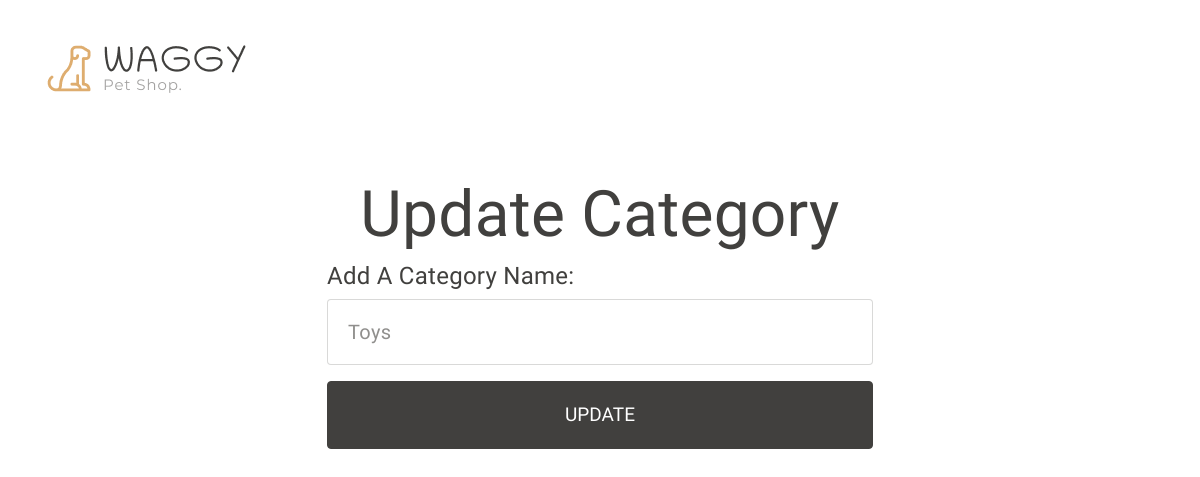
/update_category/1 (signed in), run on an earlier commit of the app's database.
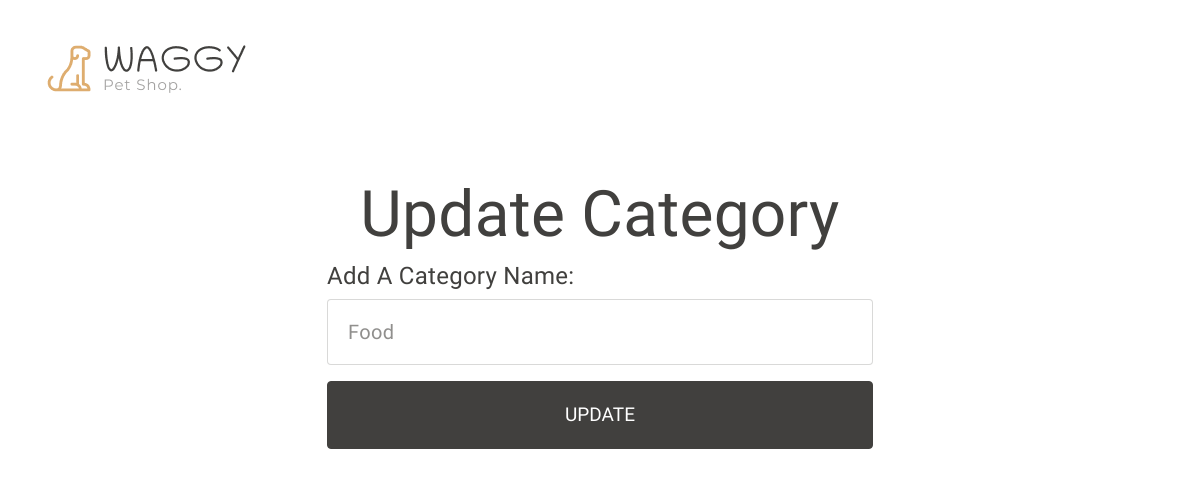
And on a later commit of the database.
### shop/product/models.py (models this page shows)
class Category(db.Model):
    id = db.Column(db.Integer , primary_key = True)
    name = db.Column(db.String(20) , nullable = False , unique = True)

### shop/product/routes.py (the view)
@app.route('/update_category/<int:id>' , methods=['POST' , 'GET'])
@admin_required
def update_category(id):
    category_to_update = Category.query.get_or_404(id)
    if request.method == 'POST':
        category_to_update.name = request.form['category']
        db.session.commit()
        flash("Category updated successfully.")
        return redirect(url_for('categories'))
    return render_template('product/update_category.html' , category_to_update=category_to_update)

### shop/__init__.py (called while the page is built)
def admin_required(func):
    @wraps(func)
    def decorated_function(*args, **kwargs):
        if current_user.role != 'admin':
            flash('Access Denied: You are not authorized to access admin page.')
            return redirect(url_for('log_in'))
        return func(*args, **kwargs)
    return decorated_function

### shop/user/models.py (called while the page is built)
@login_manager.user_loader
def load_user(user_id):
    return User.query.get(int(user_id))

### shop/templates/product/update_category.html (shortened to what this page needs)
{% extends 'base.html' %}
{% block body %}
<div class="container my-3">
  <div class="row py-4 pb-0 pb-sm-4 align-items-center ">
    <div class="col-sm-4 col-lg-3 text-center text-sm-start">
      <div class="main-logo">
        <a href="{{url_for('admin_home')}}">
          <img src="{{url_for('static', filename='images/logo.png')}}" alt="logo" class="img-fluid">
        </a>
      </div>
    </div>
    <div class="container">
        <a href="{{url_for('categories')}}">
    </div></a>
<div class="container">
    <div class="container ">
        <div class="offset-md-3 col-md-6 my-5 ">
          <h2 class="display-3 fw-normal text-center">Update Category
          </h2>
          <form  method="post">
            <div class="mb-3">
               <h4> <label for="name">Add a Category Name:</label></h4>
              <input type="text" class="form-control form-control-lg" name="category" value="{{category_to_update.name}}"
                placeholder="Name of the product">
            </div>
            <div class="d-grid gap-3">
              <button type="submit" class="btn btn-dark btn-lg rounded-1">Update</button>
            </div>
          </form>
        </div>
      </div>
</div>
  {% endblock %}

What changed in the data, as far as the page shows it:
changed Category: category "toys" → "food"
